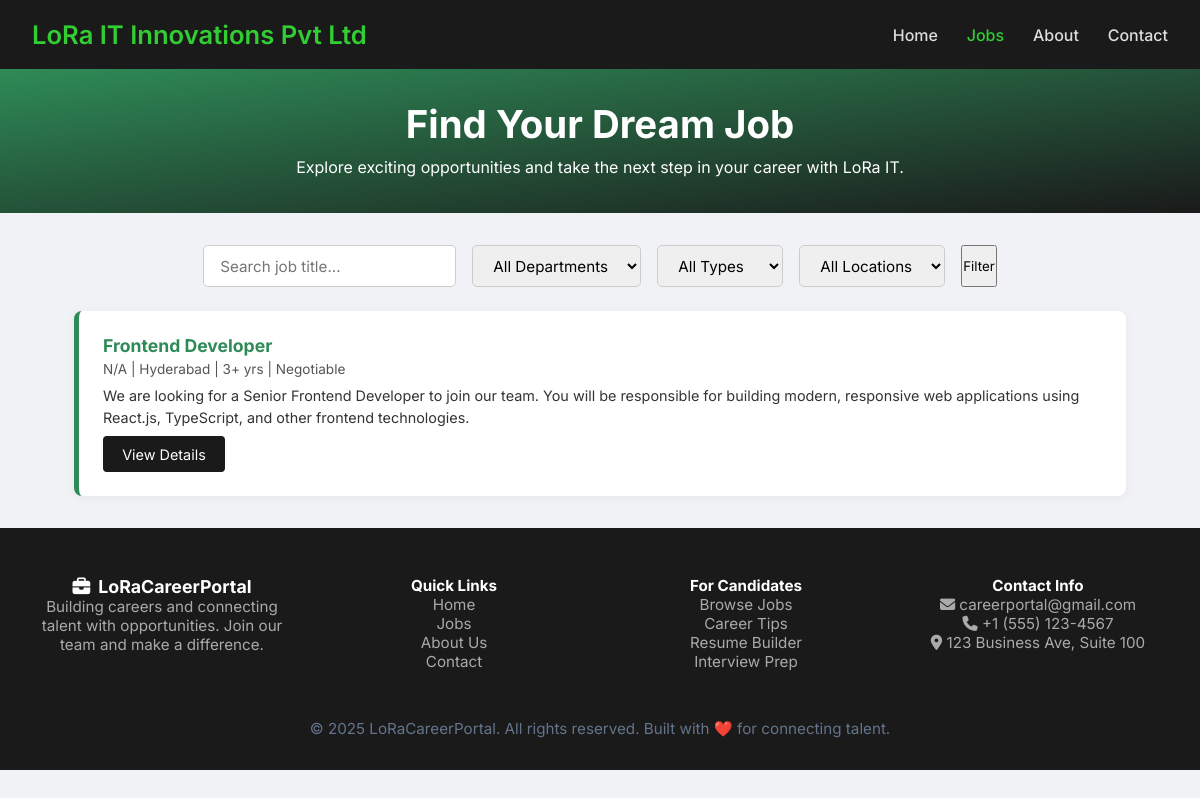
Screenshot of /jobs/ with the database file from the repository.
### app/models.py (models this page shows, shortened)
class JobDetails(models.Model):
    title = models.CharField(max_length=200)
    location = models.CharField(max_length=100)
    experience = models.CharField(max_length=100)
    job_type = models.CharField(max_length=50, default="Full-time")  # Ensure this exists!
    description = models.TextField()
    requirements = models.TextField(blank=True)
    responsibilities = models.TextField(blank=True)
    benefits = models.TextField(blank=True)

### app/views.py (the view)
# urls.py: path('jobs/', views.jobs, name='jobs'),
def jobs(request):
    jobs = Job.objects.all().order_by('-id')  # show latest jobs first
    search_query = request.GET.get('search', '')
    department = request.GET.get('department', '')
    job_type = request.GET.get('type', '')
    location = request.GET.get('location', '')
    if search_query:
        jobs = jobs.filter(title__icontains=search_query)
    if department:
        jobs = jobs.filter(department__iexact=department)
    if job_type:
        jobs = jobs.filter(job_type__iexact=job_type)
    if location:
        jobs = jobs.filter(location__iexact=location)
    context = {
        'jobs': jobs,
        'request': request  # used for filter form retention
    }
    return render(request, 'jobs.html', context)

### templates/jobs.html (shortened to what this page needs)
{% load static %}
<!DOCTYPE html>
<html lang="en">
<head>
  <link rel="stylesheet" href="{% static 'css/jobs.css' %}">
</head>
<body>
  <header>
    <div class="logo">LoRa IT Innovations Pvt Ltd</div>
    <ul class="nav-links">
      <li><a href="{% url 'home' %}">Home</a></li>
      <li><a href="{% url 'jobs' %}" style="color: var(--accent);">Jobs</a></li>
      <li><a href="{% url 'about' %}">About</a></li>
      <li><a href="{% url 'contact' %}">Contact</a></li>
    </ul>
  </header>
  <section class="hero">
    <h1>Find Your Dream Job</h1>
    <p>Explore exciting opportunities and take the next step in your career with LoRa IT.</p>
  </section>
  <form method="get" action="{% url 'jobs' %}" class="filters">
    <input type="text" name="search" placeholder="Search job title..." value="{{ request.GET.search|default_if_none:'' }}">
    <select name="department">
      <option value="">All Departments</option>
    </select>
    <select name="type">
      <option value="">All Types</option>
    </select>
    <select name="location">
      <option value="">All Locations</option>
    </select>
    <button type="submit">Filter</button>
  </form>
  <section class="job-listings">
    {% for job in jobs %}
      <div class="job-card">
        <h3>{{ job.title }}</h3>
        <div class="job-meta">
          {{ job.department|default:"N/A" }} |
          {{ job.location|default:"N/A" }} |
          {{ job.experience|default:"N/A" }} |
          {{ job.salary|default:"Negotiable" }}
        </div>
        <p>{{ job.description|truncatechars:200 }}</p>
        <a href="{% url 'job_detail' job.id %}" class="btn-apply">View Details</a>
      </div>
    {% empty %}
      <p style="text-align:center;">No job openings available right now.</p>
    {% endfor %}
  </section>
  <footer>
    <div class="footer-grid" style="display: grid; grid-template-columns: repeat(auto-fit, minmax(220px, 1fr)); gap: 2rem; max-width: 1200px; margin: auto; padding: 2rem 1rem;">
      <div>
        <h3 style="color:white;"><i class="fas fa-briefcase" style="margin-right: 8px;"></i>LoRaCareerPortal</h3>
        <p>Building careers and connecting talent with opportunities. Join our team and make a difference.</p>
      </div>
      <div>
        <h4 style="color:white;">Quick Links</h4>
        <ul style="list-style: none; padding: 0;">
          <li><a href="{% url 'home' %}" style="color: var(--footer-text); text-decoration: none;">Home</a></li>
          <li><a href="{% url 'jobs' %}" style="color: var(--footer-text); text-decoration: none;">Jobs</a></li>
          <li><a href="{% url 'about' %}" style="color: var(--footer-text); text-decoration: none;">About Us</a></li>
          <li><a href="{% url 'contact' %}" style="color: var(--footer-text); text-decoration: none;">Contact</a></li>
        </ul>
      </div>
      <div>
        <h4 style="color:white;">For Candidates</h4>
        <ul style="list-style: none; padding: 0;">
          <li><a href="#" style="color: var(--footer-text); text-decoration: none;">Browse Jobs</a></li>
          <li><a href="#" style="color: var(--footer-text); text-decoration: none;">Career Tips</a></li>
          <li><a href="#" style="color: var(--footer-text); text-decoration: none;">Resume Builder</a></li>
          <li><a href="#" style="color: var(--footer-text); text-decoration: none;">Interview Prep</a></li>
        </ul>
      </div>
      <div>
        <h4 style="color:white;">Contact Info</h4>
        <ul style="list-style: none; padding: 0;">
          <li><i class="fas fa-envelope"></i> careerportal@gmail.com</li>
          <li><i class="fas fa-phone"></i> +1 (555) 123-4567</li>
          <li><i class="fas fa-map-marker-alt"></i> 123 Business Ave, Suite 100</li>
        </ul>
      </div>
    </div>
    <div class="footer-bottom" style="text-align: center; padding: 1rem; color: #64748b;">
      &copy; 2025 LoRaCareerPortal. All rights reserved. Built with ❤️ for connecting talent.
    </div>
  </footer>
</body>
</html>

### static/css/jobs.css (style rules this page uses)
:root { --bg: #f0f2f5; --text: #333; --card-bg: #fff; --primary: #2e8b57; --accent: #32cd32; --header-bg: #1a1a1a; --footer-text: #aaa; }
* { margin: 0; padding: 0; box-sizing: border-box; font-family: 'Inter', sans-serif; transition: all 0.3s ease; }
body { background-color: var(--bg); color: var(--text); opacity: 0; animation: fadeIn 0.6s ease-in forwards; }
header { background-color: var(--header-bg); padding: 1.2rem 2rem; display: flex; justify-content: space-between; align-items: center; flex-wrap: wrap; }
.logo { font-size: 1.6rem; font-weight: 600; color: var(--accent); }
.nav-links { list-style: none; display: flex; gap: 1.8rem; }
.nav-links li a { color: #ddd; text-decoration: none; font-weight: 500; }
.hero { padding: 2rem 1.5rem; text-align: center; background: linear-gradient(to bottom right, var(--primary), var(--header-bg)); color: white; }
.hero h1 { font-size: 2.4rem; margin-bottom: 0.5rem; }
.hero p { font-size: 1rem; max-width: 650px; margin: 0 auto; line-height: 1.6; }
.filters { max-width: 1100px; margin: 2rem auto 1.5rem; padding: 0 1.5rem; display: flex; flex-wrap: wrap; gap: 1rem; justify-content: center; }
.filters input, .filters select { padding: 0.6rem 1rem; font-size: 0.95rem; border: 1px solid #ccc; border-radius: 5px; }
.job-listings { max-width: 1100px; margin: 1rem auto 2rem; padding: 0 1.5rem; display: grid; grid-template-columns: repeat(auto-fit, minmax(320px, 1fr)); gap: 1.5rem; }
.job-card { background-color: var(--card-bg); border-left: 5px solid var(--primary); border-radius: 8px; padding: 1.5rem; box-shadow: 0 2px 10px rgba(0,0,0,0.05); transition: transform 0.3s ease, box-shadow 0.3s ease; }
.job-card h3 { color: var(--primary); margin-bottom: 0.3rem; font-size: 1.1rem; }
.job-meta { font-size: 0.85rem; color: #555; margin-bottom: 0.5rem; }
.job-card p { font-size: 0.9rem; line-height: 1.5; margin-bottom: 0.5rem; }
.btn-apply { display: inline-block; padding: 0.6rem 1.2rem; background-color: var(--header-bg); color: white; text-decoration: none; font-size: 0.9rem; border-radius: 4px; }
footer { background-color: var(--header-bg); color: var(--footer-text); text-align: center; padding: 1rem; font-size: 0.95rem; }

### rows the page displays
JobDetails: title "Frontend Developer", department "N/A", location "Hyderabad", experience "3+ yrs", salary "Negotiable", description "We are looking for a Senior Frontend Developer to join our team. You will be responsible for building modern, responsive web applications using React.js, TypeScript, and other frontend technologies."
